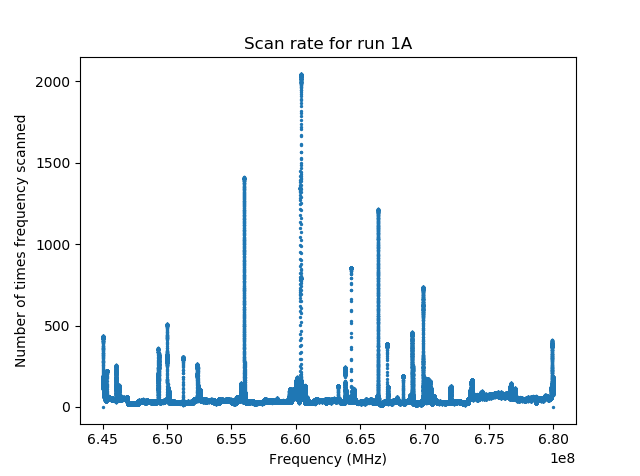

The script that saved this image:
import h5py
import numpy as np
import csv
import matplotlib.pyplot as plt



#Create scan_rate text file

f = h5py.File(b'../data/raw/run1a_data.hdf5', 'r')
dig = f['digitizer_log_run1a']

freq_list = []
analysis_stop = 680*10**6
analysis_start = 645*10**6
analysis_res = 95.4
domain = np.arange(analysis_start, analysis_stop, analysis_res)
counter = [0]*len(domain)
N = int(((analysis_stop-analysis_start)/analysis_res))
print(N)
print("Beginning iterations")
for key in dig:
	start = float(dig[key].attrs['start_frequency'])*10**6
	stop = float(dig[key].attrs['stop_frequency'])*10**6
	res = float(dig[key].attrs['frequency_resolution'])*10**6
	attrs = dig[key].attrs
	try:
		if not attrs['cut']:
			for freq in np.arange(start, stop, res):
				inx = int((freq-analysis_start)/analysis_res)
				if inx>=N or inx<0:
					print(inx)
					pass
				else:
					counter[inx]+=1
	except KeyError:
		pass
print("Iterations finished. Beginning counting")	


#parse scan_rate file into arrays to plot with

plt.title("Scan rate for run 1A")
plt.xlabel("Frequency (MHz)")
plt.ylabel("Number of times frequency scanned")
plt.scatter(domain, counter, s=2)
plt.show()
plt.savefig('D:/Users/shaun/Documents/Coding Software/Python/Scripts/New-Analysis-Scheme/oo_analysis/figures/scan_rate.pdf', dpi = 1000)
